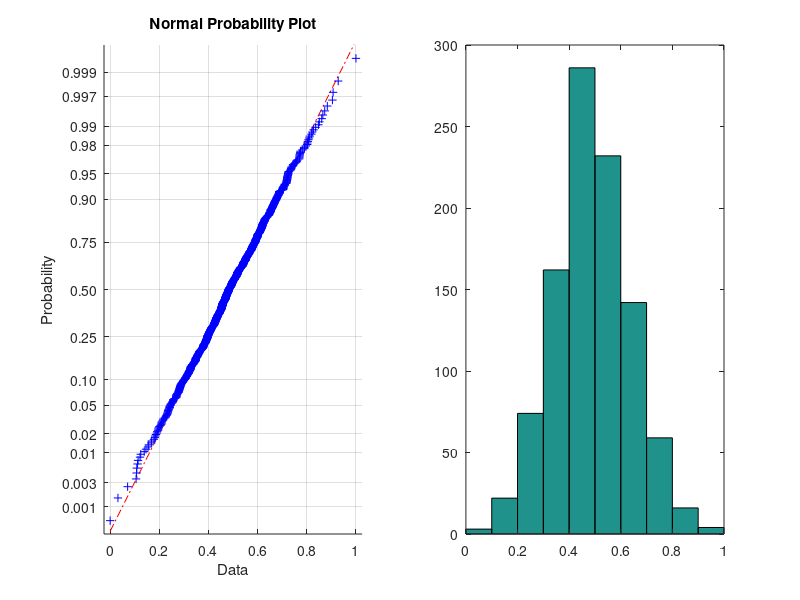
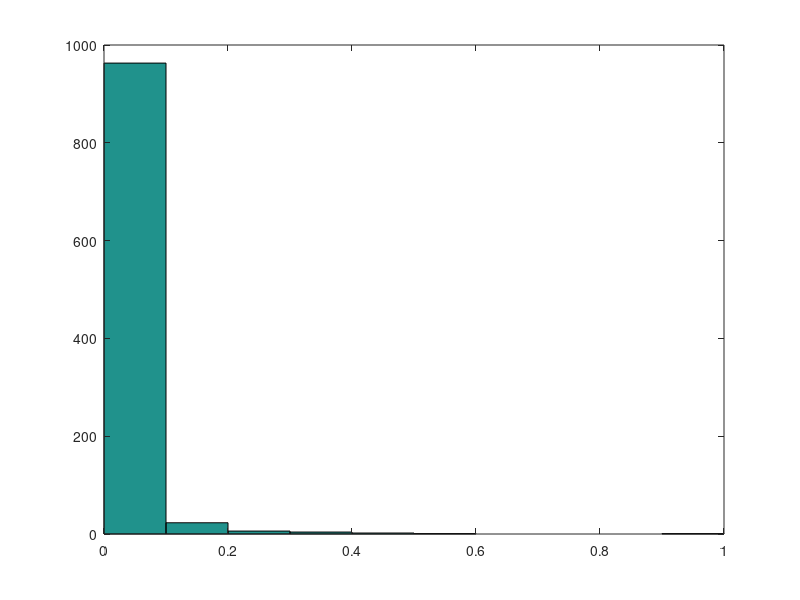

Here is the MATLAB script that generated these plots, in order: (Note: this script raises an error after producing the figures.)
%Generate Data
clear all
clc
u=normrnd(0.5,1,1000,1);
u=(u-min(u))/(max(u)-min(u));
figure
subplot(121)
normplot(u)
subplot(122)
hist(u)
u8=u.^8;
figure 
hist(u8)
noise1=normrnd(0,0.01,1000,1);
noise2=normrnd(0,0.08,1000,1);
noise3=normrnd(0,0.1,1000,1);

g = 1;
% g = 0.01;
theta3 = zeros(1000,1);
for t = 1:1000
    theta3(t,1) = 0.5 + tansig(g*(t-400));
end
y_without_noise = zeros(1000,1);
y_without_noise=-1.5 - 0.8*u + theta3.*u.^3 - 0.65*u.^5 + 2.25*u.^6 - 1.7*u.^8; 
y_Low=(y_without_noise+noise1);
y_Medium=(y_without_noise+noise2);
y_High=(y_without_noise+noise3);
data=[u y_without_noise y_Low y_Medium y_High];
% data=sortrows(data);
Num=randperm(1000);

% save data data Num
filename = "data.mat";
save(filename, "data");

